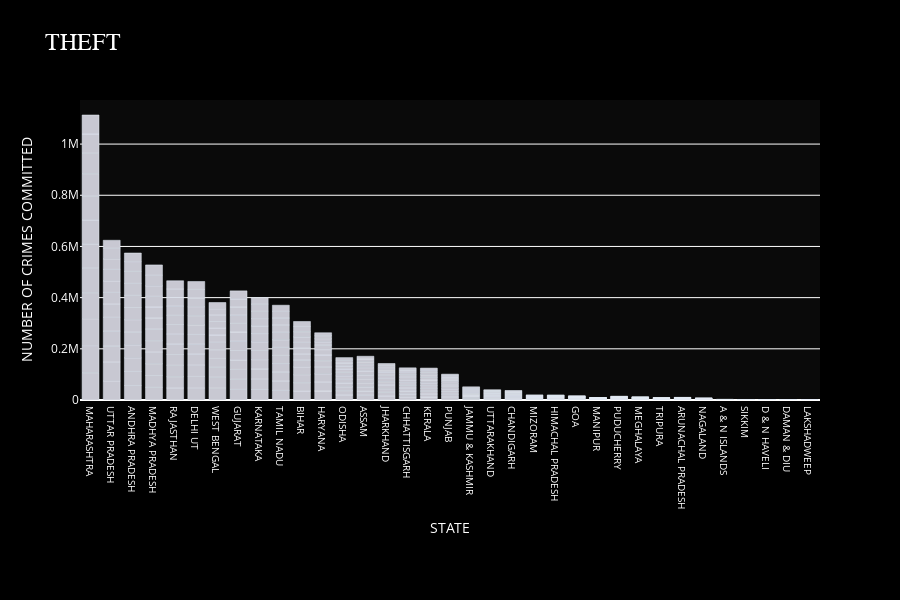
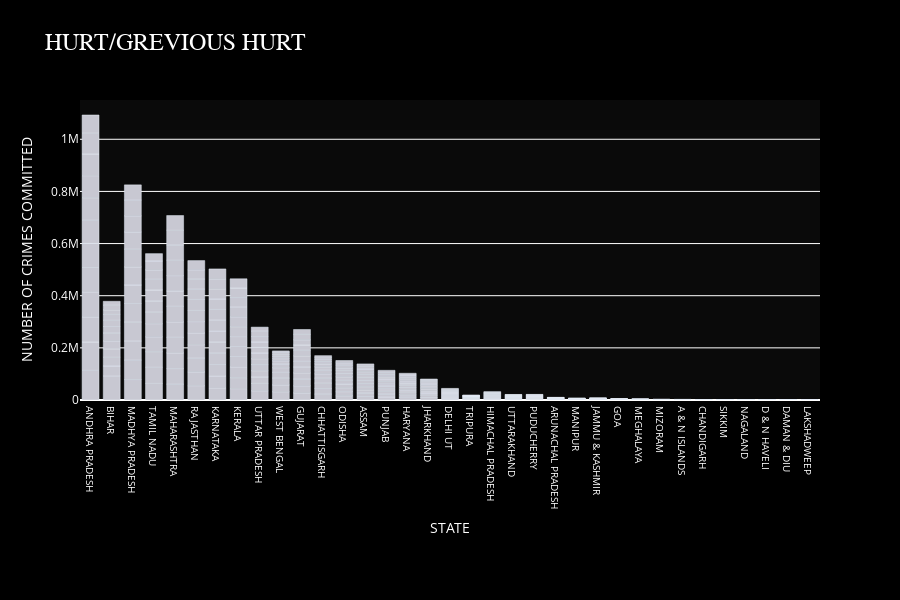
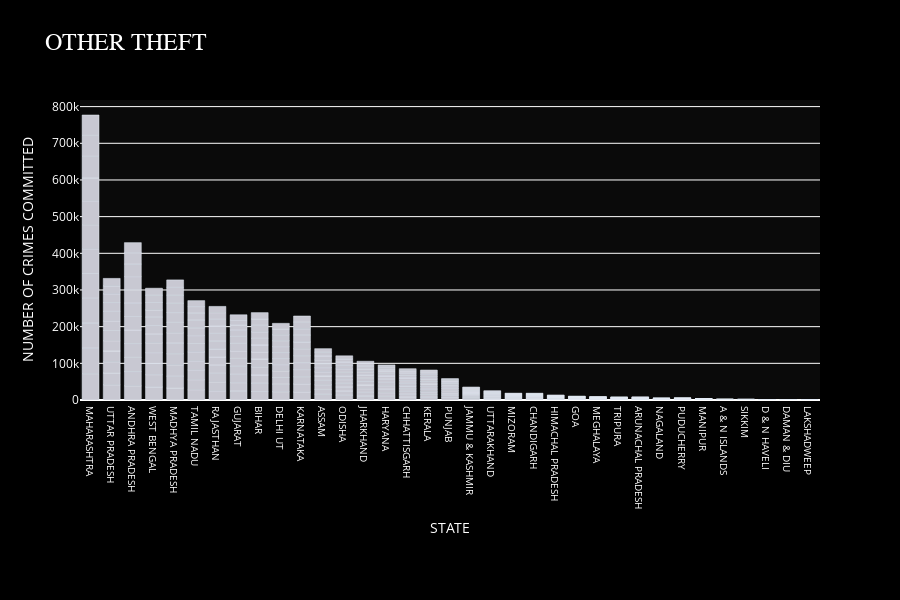
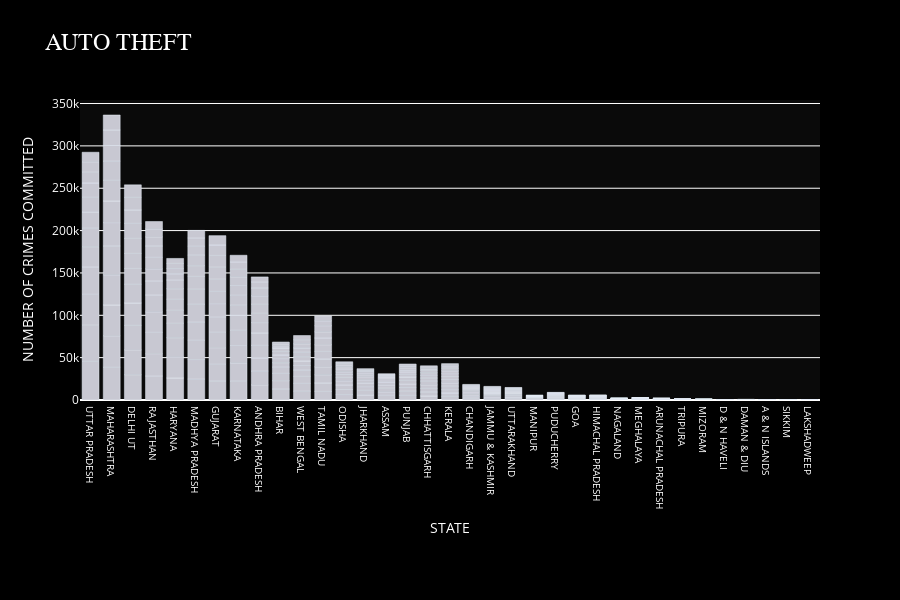

The notebook cell these images were saved under, in order:
### Code cell
configure_plotly_browser_state()

for i in top5:
     temp = temp.sort_values(by=i,ascending=False)
     figure = {
          'data':[go.Bar(
               x=temp['STATE/UT'],
               y=temp[i],
               marker=dict(color='rgb(200,200,210)')
     )],
     'layout' : { 
     'title':i, 
     'titlefont':dict(size=24,family='Courier New, monospace'),
     'height':600,
     'margin':go.layout.Margin(b=200),
     'paper_bgcolor':'rgb(0,0,0)',
     'plot_bgcolor':'rgb(10,10,10)',
     'xaxis':dict(title='STATE',tickfont=dict(size=10)), 
     'yaxis':dict(title='NUMBER OF CRIMES COMMITTED'),
     'font':dict(size=12, color='white') 
     } 
     } 
     iplot(figure)

### Figure 1 — Plotly figure (JSON) as saved in the notebook; plotly's stock layout.template omitted (floating-point values rounded to 4 significant figures; data arrays with more than 128 entries replaced by an {"elided": "..."} marker saying what was removed)
{"data": [{"marker": {"color": "rgb(200,200,210)"}, "x": {"elided": "420 str values"}, "type": "bar", "y": {"elided": "420 int values"}}], "layout": {"xaxis": {"tickfont": {"size": 10}, "title": {"text": "STATE"}}, "title": {"text": "THEFT", "font": {"family": "Courier New, monospace", "size": 24}}, "paper_bgcolor": "rgb(0,0,0)", "plot_bgcolor": "rgb(10,10,10)", "yaxis": {"title": {"text": "NUMBER OF CRIMES COMMITTED"}}, "height": 600, "font": {"color": "white", "size": 12}, "margin": {"b": 200}}}

### Figure 2 — Plotly figure (JSON) as saved in the notebook; plotly's stock layout.template omitted (floating-point values rounded to 4 significant figures; data arrays with more than 128 entries replaced by an {"elided": "..."} marker saying what was removed)
{"data": [{"marker": {"color": "rgb(200,200,210)"}, "x": {"elided": "420 str values"}, "type": "bar", "y": {"elided": "420 int values"}}], "layout": {"xaxis": {"tickfont": {"size": 10}, "title": {"text": "STATE"}}, "title": {"text": "HURT/GREVIOUS HURT", "font": {"family": "Courier New, monospace", "size": 24}}, "paper_bgcolor": "rgb(0,0,0)", "plot_bgcolor": "rgb(10,10,10)", "yaxis": {"title": {"text": "NUMBER OF CRIMES COMMITTED"}}, "height": 600, "font": {"color": "white", "size": 12}, "margin": {"b": 200}}}

### Figure 3 — Plotly figure (JSON) as saved in the notebook; plotly's stock layout.template omitted (floating-point values rounded to 4 significant figures; data arrays with more than 128 entries replaced by an {"elided": "..."} marker saying what was removed)
{"data": [{"marker": {"color": "rgb(200,200,210)"}, "x": {"elided": "420 str values"}, "type": "bar", "y": {"elided": "420 int values"}}], "layout": {"xaxis": {"tickfont": {"size": 10}, "title": {"text": "STATE"}}, "title": {"text": "OTHER THEFT", "font": {"family": "Courier New, monospace", "size": 24}}, "paper_bgcolor": "rgb(0,0,0)", "plot_bgcolor": "rgb(10,10,10)", "yaxis": {"title": {"text": "NUMBER OF CRIMES COMMITTED"}}, "height": 600, "font": {"color": "white", "size": 12}, "margin": {"b": 200}}}

### Figure 4 — Plotly figure (JSON) as saved in the notebook; plotly's stock layout.template omitted (floating-point values rounded to 4 significant figures; data arrays with more than 128 entries replaced by an {"elided": "..."} marker saying what was removed)
{"data": [{"marker": {"color": "rgb(200,200,210)"}, "x": {"elided": "420 str values"}, "type": "bar", "y": {"elided": "420 int values"}}], "layout": {"xaxis": {"tickfont": {"size": 10}, "title": {"text": "STATE"}}, "title": {"text": "AUTO THEFT", "font": {"family": "Courier New, monospace", "size": 24}}, "paper_bgcolor": "rgb(0,0,0)", "plot_bgcolor": "rgb(10,10,10)", "yaxis": {"title": {"text": "NUMBER OF CRIMES COMMITTED"}}, "height": 600, "font": {"color": "white", "size": 12}, "margin": {"b": 200}}}
